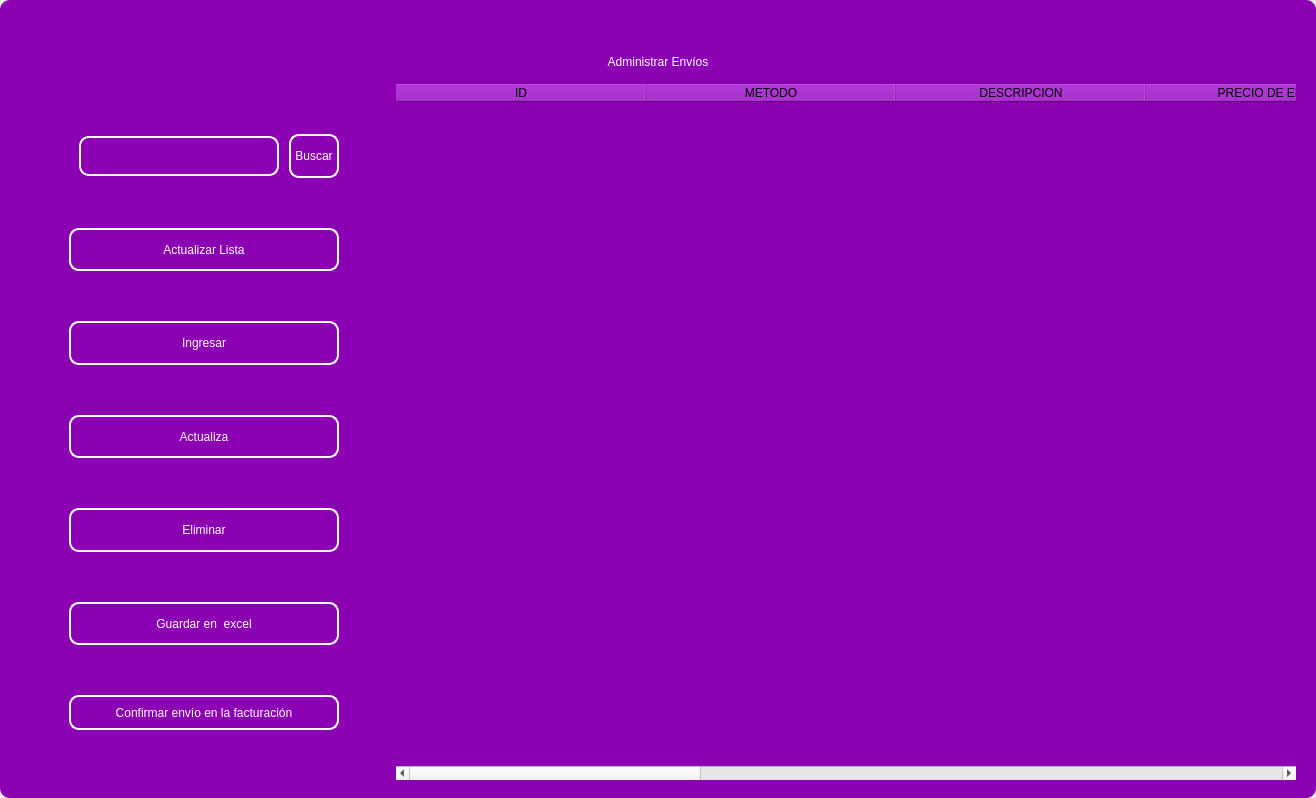
<?xml version="1.0" encoding="UTF-8"?>
<ui version="4.0">
 <class>MainWindow</class>
 <widget class="QMainWindow" name="MainWindow">
  <property name="geometry">
   <rect>
    <x>0</x>
    <y>0</y>
    <width>1316</width>
    <height>798</height>
   </rect>
  </property>
  <property name="windowTitle">
   <string>MainWindow</string>
  </property>
  <property name="styleSheet">
   <string notr="true"/>
  </property>
  <widget class="QWidget" name="centralwidget">
   <property name="styleSheet">
    <string notr="true"/>
   </property>
   <layout class="QVBoxLayout" name="verticalLayout">
    <property name="spacing">
     <number>0</number>
    </property>
    <property name="leftMargin">
     <number>0</number>
    </property>
    <property name="topMargin">
     <number>0</number>
    </property>
    <property name="rightMargin">
     <number>0</number>
    </property>
    <property name="bottomMargin">
     <number>0</number>
    </property>
    <item>
     <widget class="QFrame" name="frame">
      <property name="enabled">
       <bool>true</bool>
      </property>
      <property name="styleSheet">
       <string notr="true">
QFrame {
border-radius:10px;
background-color: rgb(140, 0, 179);
 }
</string>
      </property>
      <property name="frameShape">
       <enum>QFrame::StyledPanel</enum>
      </property>
      <property name="frameShadow">
       <enum>QFrame::Raised</enum>
      </property>
      <layout class="QVBoxLayout" name="verticalLayout_2">
       <item>
        <widget class="QFrame" name="frame_superior">
         <property name="minimumSize">
          <size>
           <width>0</width>
           <height>40</height>
          </size>
         </property>
         <property name="maximumSize">
          <size>
           <width>16777215</width>
           <height>40</height>
          </size>
         </property>
         <property name="styleSheet">
          <string notr="true">QPushButton{
border-radius:18px;
}

QPushButton:hover{
	background-color: rgb(0, 0, 0);
}
</string>
         </property>
         <property name="frameShape">
          <enum>QFrame::StyledPanel</enum>
         </property>
         <property name="frameShadow">
          <enum>QFrame::Raised</enum>
         </property>
         <layout class="QHBoxLayout" name="horizontalLayout_3">
          <property name="spacing">
           <number>4</number>
          </property>
          <property name="leftMargin">
           <number>0</number>
          </property>
          <property name="topMargin">
           <number>0</number>
          </property>
          <property name="rightMargin">
           <number>0</number>
          </property>
          <property name="bottomMargin">
           <number>0</number>
          </property>
          <item>
           <widget class="QPushButton" name="btn_icon">
            <property name="text">
             <string/>
            </property>
            <property name="iconSize">
             <size>
              <width>40</width>
              <height>40</height>
             </size>
            </property>
           </widget>
          </item>
          <item>
           <spacer name="horizontalSpacer_2">
            <property name="orientation">
             <enum>Qt::Horizontal</enum>
            </property>
            <property name="sizeHint" stdset="0">
             <size>
              <width>443</width>
              <height>20</height>
             </size>
            </property>
           </spacer>
          </item>
          <item>
           <widget class="QPushButton" name="btn_exit">
            <property name="minimumSize">
             <size>
              <width>38</width>
              <height>38</height>
             </size>
            </property>
            <property name="maximumSize">
             <size>
              <width>38</width>
              <height>38</height>
             </size>
            </property>
            <property name="cursor">
             <cursorShape>PointingHandCursor</cursorShape>
            </property>
            <property name="text">
             <string/>
            </property>
            <property name="iconSize">
             <size>
              <width>35</width>
              <height>35</height>
             </size>
            </property>
           </widget>
          </item>
          <item>
           <widget class="QPushButton" name="bt_minimizar">
            <property name="minimumSize">
             <size>
              <width>38</width>
              <height>38</height>
             </size>
            </property>
            <property name="maximumSize">
             <size>
              <width>38</width>
              <height>38</height>
             </size>
            </property>
            <property name="cursor">
             <cursorShape>PointingHandCursor</cursorShape>
            </property>
            <property name="text">
             <string/>
            </property>
            <property name="icon">
             <iconset>
              <normaloff>image/minus.svg</normaloff>image/minus.svg</iconset>
            </property>
            <property name="iconSize">
             <size>
              <width>38</width>
              <height>38</height>
             </size>
            </property>
           </widget>
          </item>
          <item>
           <widget class="QPushButton" name="bt_maximizar">
            <property name="minimumSize">
             <size>
              <width>38</width>
              <height>38</height>
             </size>
            </property>
            <property name="maximumSize">
             <size>
              <width>38</width>
              <height>38</height>
             </size>
            </property>
            <property name="cursor">
             <cursorShape>PointingHandCursor</cursorShape>
            </property>
            <property name="text">
             <string/>
            </property>
            <property name="icon">
             <iconset>
              <normaloff>image/chevron-up.svg</normaloff>image/chevron-up.svg</iconset>
            </property>
            <property name="iconSize">
             <size>
              <width>38</width>
              <height>38</height>
             </size>
            </property>
           </widget>
          </item>
          <item>
           <widget class="QPushButton" name="bt_restaurar">
            <property name="minimumSize">
             <size>
              <width>38</width>
              <height>38</height>
             </size>
            </property>
            <property name="maximumSize">
             <size>
              <width>38</width>
              <height>38</height>
             </size>
            </property>
            <property name="cursor">
             <cursorShape>PointingHandCursor</cursorShape>
            </property>
            <property name="text">
             <string/>
            </property>
            <property name="icon">
             <iconset>
              <normaloff>image/chevron-down.svg</normaloff>image/chevron-down.svg</iconset>
            </property>
            <property name="iconSize">
             <size>
              <width>38</width>
              <height>38</height>
             </size>
            </property>
           </widget>
          </item>
          <item>
           <widget class="QPushButton" name="bt_cerrar">
            <property name="minimumSize">
             <size>
              <width>38</width>
              <height>38</height>
             </size>
            </property>
            <property name="maximumSize">
             <size>
              <width>38</width>
              <height>38</height>
             </size>
            </property>
            <property name="cursor">
             <cursorShape>PointingHandCursor</cursorShape>
            </property>
            <property name="text">
             <string/>
            </property>
            <property name="icon">
             <iconset>
              <normaloff>image/x.svg</normaloff>image/x.svg</iconset>
            </property>
            <property name="iconSize">
             <size>
              <width>38</width>
              <height>38</height>
             </size>
            </property>
           </widget>
          </item>
         </layout>
        </widget>
       </item>
       <item>
        <widget class="QLabel" name="label">
         <property name="styleSheet">
          <string notr="true">font: 30pt &quot;MS Shell Dlg 2&quot;;
color: rgb(255, 255, 255);</string>
         </property>
         <property name="text">
          <string>Administrar Envíos</string>
         </property>
         <property name="alignment">
          <set>Qt::AlignCenter</set>
         </property>
        </widget>
       </item>
       <item>
        <widget class="QFrame" name="frame_3">
         <property name="minimumSize">
          <size>
           <width>0</width>
           <height>0</height>
          </size>
         </property>
         <property name="frameShape">
          <enum>QFrame::StyledPanel</enum>
         </property>
         <property name="frameShadow">
          <enum>QFrame::Raised</enum>
         </property>
         <layout class="QHBoxLayout" name="horizontalLayout_4">
          <property name="leftMargin">
           <number>9</number>
          </property>
          <property name="topMargin">
           <number>9</number>
          </property>
          <property name="rightMargin">
           <number>9</number>
          </property>
          <item>
           <layout class="QVBoxLayout" name="verticalLayout_4">
            <property name="spacing">
             <number>50</number>
            </property>
            <property name="sizeConstraint">
             <enum>QLayout::SetDefaultConstraint</enum>
            </property>
            <property name="leftMargin">
             <number>50</number>
            </property>
            <property name="topMargin">
             <number>50</number>
            </property>
            <property name="rightMargin">
             <number>50</number>
            </property>
            <property name="bottomMargin">
             <number>50</number>
            </property>
            <item>
             <layout class="QHBoxLayout" name="horizontalLayout">
              <property name="spacing">
               <number>10</number>
              </property>
              <property name="leftMargin">
               <number>10</number>
              </property>
              <property name="topMargin">
               <number>0</number>
              </property>
              <property name="bottomMargin">
               <number>0</number>
              </property>
              <item>
               <widget class="QLineEdit" name="searchtxt">
                <property name="minimumSize">
                 <size>
                  <width>200</width>
                  <height>25</height>
                 </size>
                </property>
                <property name="maximumSize">
                 <size>
                  <width>150</width>
                  <height>40</height>
                 </size>
                </property>
                <property name="styleSheet">
                 <string notr="true">QLabel {
	color: rgb(255, 255, 254);
	font: 12pt &quot;Arial&quot;;
	background-color: rgba(0, 0, 0,0);
}

QTextEdit{
background-color: rgba(0, 0, 0,0);
border-radius:10px; 
font: 12pt &quot;Arial&quot;;
color: rgb(255, 255, 254);
border: 2px solid  rgb(255, 255, 255);

}

QTextEdit:hover{
background-color: rgba(0, 0, 0,0);
border-radius:10px; 
font: 12pt &quot;Arial&quot;;
border: 2px solid  rgb(120, 0, 171);
}

QTextEdit:focus{
background-color: rgb(0, 0, 0);
border-radius:10px; 
font: 12pt &quot;Arial&quot;;
border: 2px solid rgb(120, 0, 171);
}

QLineEdit{
background-color: rgba(0, 0, 0,0);
border-radius:10px; 
font: 12pt &quot;Arial&quot;;
color: rgb(255, 255, 254);
border: 2px solid  rgb(255, 255, 255);

}

QLineEdit:hover{
background-color: rgba(0, 0, 0,0);
border-radius:10px; 
font: 12pt &quot;Arial&quot;;
border: 2px solid  rgb(120, 0, 171);
}

QLineEdit:focus{
background-color: rgb(0, 0, 0);
border-radius:10px; 
font: 12pt &quot;Arial&quot;;
border: 2px solid rgb(120, 0, 171);
}

QCheckBox{
	font: 12pt &quot;Arial&quot;;
	color: rgb(255, 255, 255);
}

QCheckBox::indicator {
    width: 18px;
    height:18px;
}

QCheckBox::indicator:unchecked {
   background-image: url(image/square.svg);
}

QCheckBox::indicator:checked {
   background-image: url(image/check-square.svg);
}

QPushButton{
border-radius:10px; 
font: 12pt &quot;Arial&quot;;
color: rgb(255, 255, 254);
border: 2px solid #ffffff;
}

QPushButton:hover{
border-radius:10px; 
font: 12pt &quot;Arial&quot;;
color: rgb(255, 255, 255);
border: 2px solid rgb(120, 0, 171);
	background-color: rgb(120, 0, 171);
}
</string>
                </property>
               </widget>
              </item>
              <item>
               <widget class="QPushButton" name="btn_search">
                <property name="sizePolicy">
                 <sizepolicy hsizetype="Minimum" vsizetype="Fixed">
                  <horstretch>0</horstretch>
                  <verstretch>0</verstretch>
                 </sizepolicy>
                </property>
                <property name="minimumSize">
                 <size>
                  <width>0</width>
                  <height>15</height>
                 </size>
                </property>
                <property name="maximumSize">
                 <size>
                  <width>100</width>
                  <height>50</height>
                 </size>
                </property>
                <property name="cursor">
                 <cursorShape>PointingHandCursor</cursorShape>
                </property>
                <property name="styleSheet">
                 <string notr="true">QPushButton{
border-radius:10px; 
font: 12pt &quot;Arial&quot;;
color: rgb(255, 255, 254);
border: 2px solid #ffffff;
}

QPushButton:hover{
border-radius:10px; 
font: 12pt &quot;Arial&quot;;
color: rgb(255, 255, 255);
border: 2px solid rgb(120, 0, 171);
	background-color: rgb(120, 0, 171);
}</string>
                </property>
                <property name="text">
                 <string>Buscar</string>
                </property>
               </widget>
              </item>
             </layout>
            </item>
            <item>
             <widget class="QPushButton" name="btn_get">
              <property name="minimumSize">
               <size>
                <width>50</width>
                <height>40</height>
               </size>
              </property>
              <property name="maximumSize">
               <size>
                <width>300</width>
                <height>50</height>
               </size>
              </property>
              <property name="cursor">
               <cursorShape>PointingHandCursor</cursorShape>
              </property>
              <property name="styleSheet">
               <string notr="true">QPushButton{
border-radius:10px; 
font: 12pt &quot;Arial&quot;;
color: rgb(255, 255, 254);
border: 2px solid #ffffff;
}

QPushButton:hover{
border-radius:10px; 
font: 12pt &quot;Arial&quot;;
color: rgb(255, 255, 255);
border: 2px solid rgb(120, 0, 171);
	background-color: rgb(120, 0, 171);
}</string>
              </property>
              <property name="text">
               <string>Actualizar Lista</string>
              </property>
              <property name="iconSize">
               <size>
                <width>35</width>
                <height>35</height>
               </size>
              </property>
             </widget>
            </item>
            <item>
             <widget class="QPushButton" name="btn_add">
              <property name="minimumSize">
               <size>
                <width>0</width>
                <height>40</height>
               </size>
              </property>
              <property name="maximumSize">
               <size>
                <width>300</width>
                <height>50</height>
               </size>
              </property>
              <property name="cursor">
               <cursorShape>PointingHandCursor</cursorShape>
              </property>
              <property name="styleSheet">
               <string notr="true">QPushButton{
border-radius:10px; 
font: 12pt &quot;Arial&quot;;
color: rgb(255, 255, 254);
border: 2px solid #ffffff;
}

QPushButton:hover{
border-radius:10px; 
font: 12pt &quot;Arial&quot;;
color: rgb(255, 255, 255);
border: 2px solid rgb(120, 0, 171);
	background-color: rgb(120, 0, 171);
}</string>
              </property>
              <property name="text">
               <string>Ingresar</string>
              </property>
              <property name="iconSize">
               <size>
                <width>35</width>
                <height>35</height>
               </size>
              </property>
             </widget>
            </item>
            <item>
             <widget class="QPushButton" name="btn_update">
              <property name="minimumSize">
               <size>
                <width>0</width>
                <height>40</height>
               </size>
              </property>
              <property name="maximumSize">
               <size>
                <width>300</width>
                <height>50</height>
               </size>
              </property>
              <property name="cursor">
               <cursorShape>PointingHandCursor</cursorShape>
              </property>
              <property name="styleSheet">
               <string notr="true">QPushButton{
border-radius:10px; 
font: 12pt &quot;Arial&quot;;
color: rgb(255, 255, 254);
border: 2px solid #ffffff;
}

QPushButton:hover{
border-radius:10px; 
font: 12pt &quot;Arial&quot;;
color: rgb(255, 255, 255);
border: 2px solid rgb(120, 0, 171);
	background-color: rgb(120, 0, 171);
}</string>
              </property>
              <property name="text">
               <string>Actualiza</string>
              </property>
              <property name="iconSize">
               <size>
                <width>35</width>
                <height>35</height>
               </size>
              </property>
             </widget>
            </item>
            <item>
             <widget class="QPushButton" name="btn_delete">
              <property name="minimumSize">
               <size>
                <width>0</width>
                <height>40</height>
               </size>
              </property>
              <property name="maximumSize">
               <size>
                <width>300</width>
                <height>50</height>
               </size>
              </property>
              <property name="cursor">
               <cursorShape>PointingHandCursor</cursorShape>
              </property>
              <property name="styleSheet">
               <string notr="true">QPushButton{
border-radius:10px; 
font: 12pt &quot;Arial&quot;;
color: rgb(255, 255, 254);
border: 2px solid #ffffff;
}

QPushButton:hover{
border-radius:10px; 
font: 12pt &quot;Arial&quot;;
color: rgb(255, 255, 255);
border: 2px solid rgb(120, 0, 171);
	background-color: rgb(120, 0, 171);
}</string>
              </property>
              <property name="text">
               <string>Eliminar</string>
              </property>
              <property name="iconSize">
               <size>
                <width>35</width>
                <height>35</height>
               </size>
              </property>
             </widget>
            </item>
            <item>
             <widget class="QPushButton" name="btn_excel">
              <property name="minimumSize">
               <size>
                <width>10</width>
                <height>40</height>
               </size>
              </property>
              <property name="maximumSize">
               <size>
                <width>300</width>
                <height>50</height>
               </size>
              </property>
              <property name="cursor">
               <cursorShape>PointingHandCursor</cursorShape>
              </property>
              <property name="styleSheet">
               <string notr="true">QPushButton{
border-radius:10px; 
font: 12pt &quot;Arial&quot;;
color: rgb(255, 255, 254);
border: 2px solid #ffffff;
}

QPushButton:hover{
border-radius:10px; 
font: 12pt &quot;Arial&quot;;
color: rgb(255, 255, 255);
border: 2px solid rgb(120, 0, 171);
	background-color: rgb(120, 0, 171);
}</string>
              </property>
              <property name="text">
               <string>Guardar en  excel</string>
              </property>
              <property name="iconSize">
               <size>
                <width>35</width>
                <height>35</height>
               </size>
              </property>
             </widget>
            </item>
            <item>
             <widget class="QPushButton" name="pushButton">
              <property name="minimumSize">
               <size>
                <width>0</width>
                <height>35</height>
               </size>
              </property>
              <property name="styleSheet">
               <string notr="true">QPushButton{
border-radius:10px; 
font: 12pt &quot;Arial&quot;;
color: rgb(255, 255, 254);
border: 2px solid #ffffff;
}

QPushButton:hover{
border-radius:10px; 
font: 12pt &quot;Arial&quot;;
color: rgb(255, 255, 255);
border: 2px solid rgb(120, 0, 171);
	background-color: rgb(120, 0, 171);
}</string>
              </property>
              <property name="text">
               <string>Confirmar envío en la facturación</string>
              </property>
             </widget>
            </item>
           </layout>
          </item>
          <item>
           <widget class="QTableWidget" name="table_sent">
            <property name="minimumSize">
             <size>
              <width>900</width>
              <height>0</height>
             </size>
            </property>
            <property name="maximumSize">
             <size>
              <width>700</width>
              <height>16777215</height>
             </size>
            </property>
            <property name="styleSheet">
             <string notr="true">QTableView {
border: 1px solid rgba(255,255,255,40);
border-bottom-right-radius: 7px; 
border-bottom-left-radius: 7px; 
color: white;\n	font: 15pt &quot;MS Shell Dlg 2&quot;;
background-color: rgb(53, 53, 53);
}
QHeaderView::section {
background-color: rgb(53, 53, 53);
color: white;
border: none;
height: 50px;
font-size: 20pt;
}
QTableView::item {    
border-style: none;
    border-bottom: 1px solid rgba(255,255,255,50);
    padding-left: auto;
    padding-right: auto;
}
QTableView::item:selected{
	border: none;
	color: rgb(255, 255, 255);
    background-color: rgba(255, 255, 255, 50);
}</string>
            </property>
            <property name="lineWidth">
             <number>1</number>
            </property>
            <property name="editTriggers">
             <set>QAbstractItemView::NoEditTriggers</set>
            </property>
            <attribute name="horizontalHeaderDefaultSectionSize">
             <number>250</number>
            </attribute>
            <column>
             <property name="text">
              <string>ID</string>
             </property>
            </column>
            <column>
             <property name="text">
              <string>METODO</string>
             </property>
            </column>
            <column>
             <property name="text">
              <string>DESCRIPCION</string>
             </property>
            </column>
            <column>
             <property name="text">
              <string>PRECIO DE ENVIO</string>
             </property>
            </column>
            <column>
             <property name="text">
              <string>ESTADO DEL ENVIO</string>
             </property>
            </column>
            <column>
             <property name="text">
              <string>PAIS</string>
             </property>
            </column>
            <column>
             <property name="text">
              <string>REGION</string>
             </property>
            </column>
            <column>
             <property name="text">
              <string>COMUNA</string>
             </property>
            </column>
            <column>
             <property name="text">
              <string>DIRECCION</string>
             </property>
            </column>
           </widget>
          </item>
         </layout>
        </widget>
       </item>
      </layout>
     </widget>
    </item>
   </layout>
  </widget>
 </widget>
 <resources/>
 <connections/>
</ui>
